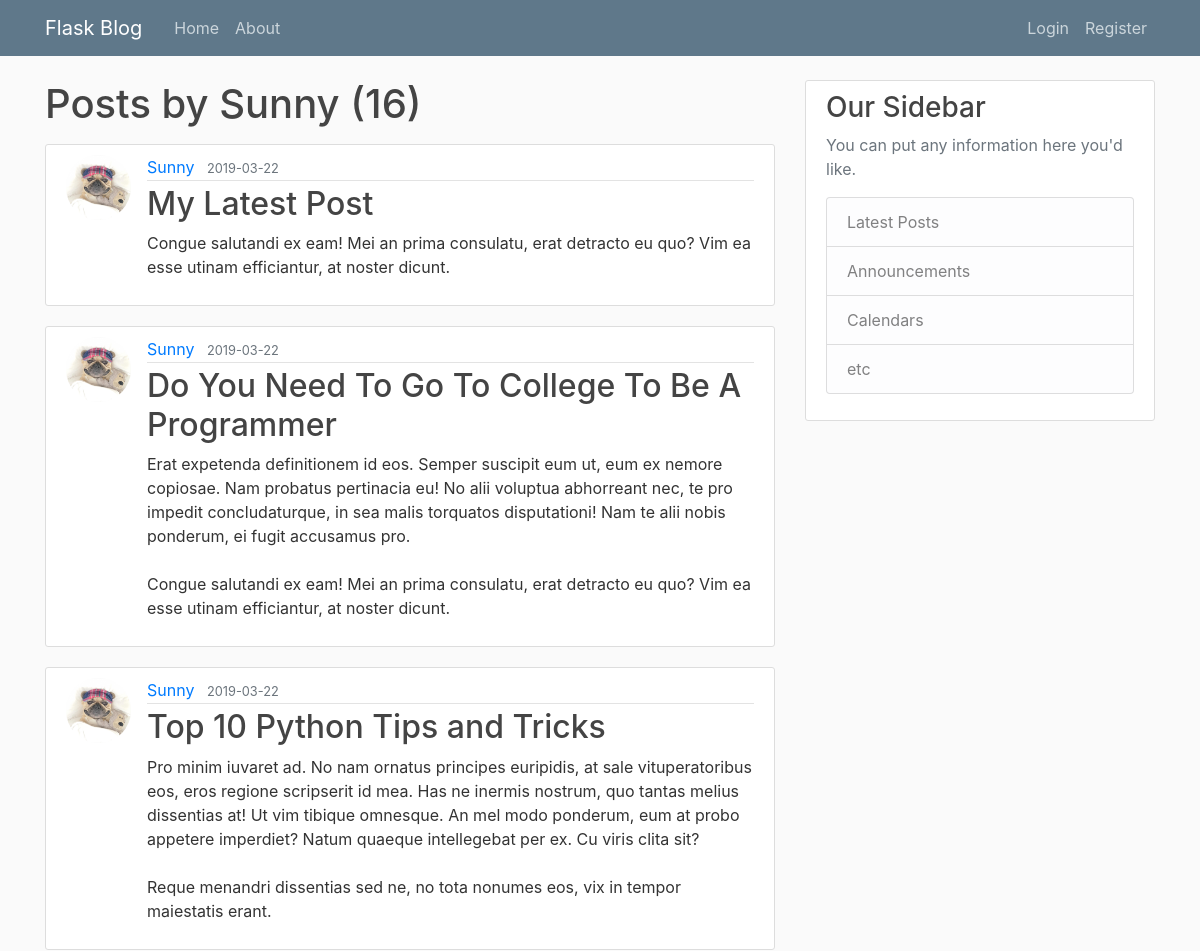
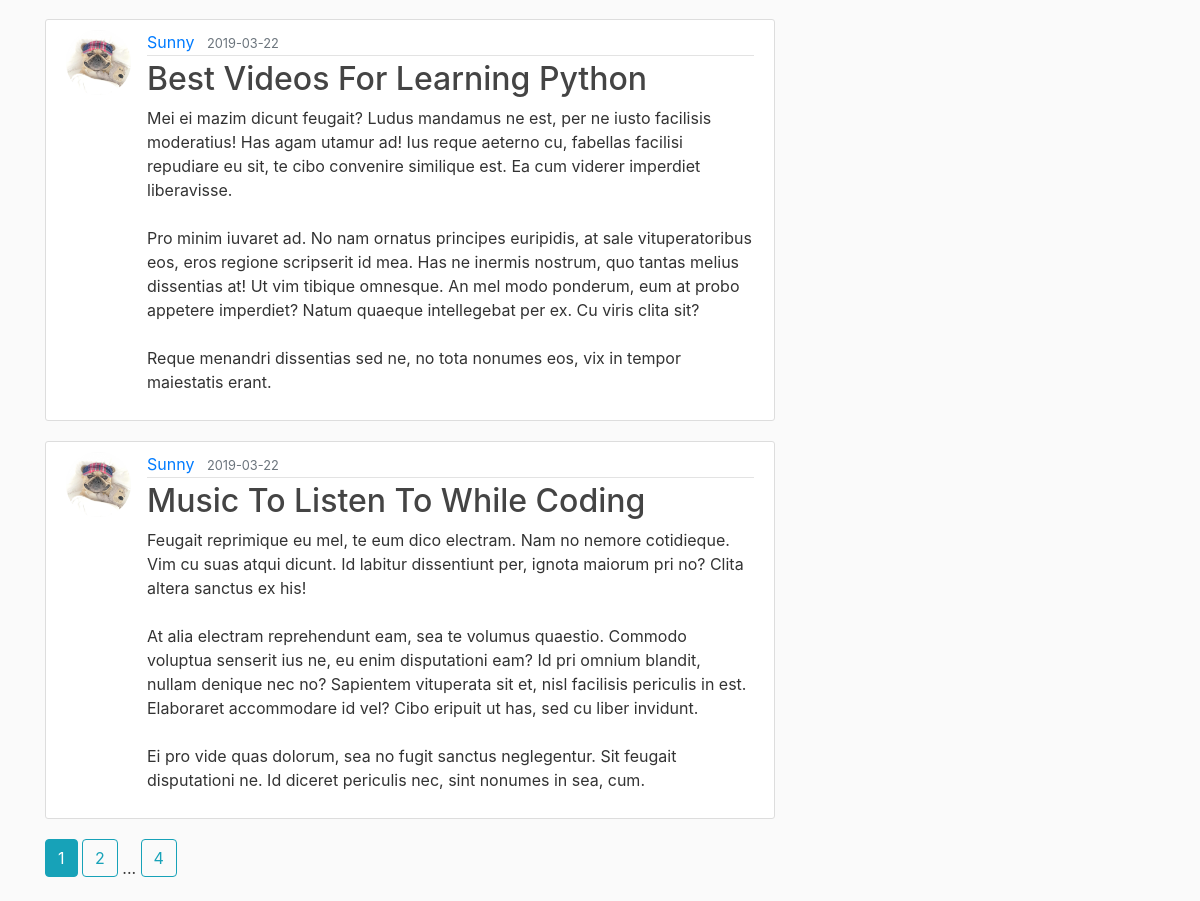
The page /user/Sunny on the database its author committed (2 pictures, top to bottom).
### flaskblog/models.py (models this page shows, shortened)
class User(db.Model, UserMixin):
    id = db.Column(db.Integer, primary_key=True)
    username = db.Column(db.String(20), unique=True, nullable=False)
    email = db.Column(db.String(120), unique=True, nullable=False)
    image_file = db.Column(db.String(20), nullable=False, default='default.jpg')
    password = db.Column(db.String(60), nullable=False)
    posts = db.relationship('Post', backref='author', lazy=True)

class Post(db.Model):
    id = db.Column(db.Integer, primary_key=True)
    title = db.Column(db.String(100), nullable=False)
    date_posted = db.Column(db.DateTime, nullable=False, default=datetime.utcnow)
    content = db.Column(db.Text, nullable=False)
    user_id = db.Column(db.Integer, db.ForeignKey('user.id'), nullable=False)

### flaskblog/routes.py (the view)
@app.route("/user/<string:username>")
def user_posts(username):
    page = request.args.get('page', 1, type=int)
    user = User.query.filter_by(username=username).first_or_404()
    posts = Post.query.filter_by(author=user)\
        .order_by(Post.date_posted.desc())\
        .paginate(page=page, per_page=5)
    return render_template('user_posts.html', posts=posts, user=user)

### flaskblog/templates/user_posts.html
{% extends "layout.html" %}
{% block content %}
  <h1 class="mb-3">Posts by {{ user.username }} ({{ posts.total }})</h1>
	{% for post in posts.items %}
		<article class="media content-section">
      <img class="rounded-circle article-img" src="{{ url_for('static', filename='profile_pics/' + post.author.image_file) }}">
      <div class="media-body">
        <div class="article-metadata">
          <a class="mr-2" href="{{ url_for('user_posts', username=post.author.username) }}">{{ post.author.username }}</a>
          <small class="text-muted">{{ post.date_posted.strftime('%Y-%m-%d') }}</small>
        </div>
        <h2><a class="article-title" href="{{ url_for('post', post_id=post.id) }}">{{ post.title }}</a></h2>
        <p class="article-content">{{ post.content }}</p>
      </div>
    </article>
	{% endfor %}
  {% for page_num in posts.iter_pages(left_edge = 1, right_edge = 1, left_current = 1, right_current = 2) %}
    {% if page_num %}
      {% if posts.page == page_num %}
        <a class="btn btn-info mb-4" href="{{ url_for('user_posts', username=user.username, page=page_num) }}">{{ page_num }}</a>
      {% else %}
        <a class="btn btn-outline-info mb-4" href="{{ url_for('user_posts', username=user.username, page=page_num) }}">{{ page_num }}</a>
      {% endif %}
    {% else %}
      ...
    {% endif %}
  {% endfor %}
{% endblock content %}

### flaskblog/static/main.css (style rules this page uses)
body { background: #fafafa; color: #333333; margin-top: 5rem; }
h1, h2, h3, h4, h5, h6 { color: #444444; }
.content-section { background: #ffffff; padding: 10px 20px; border: 1px solid #dddddd; border-radius: 3px; margin-bottom: 20px; }
.article-title { color: #444444; }
.article-content { white-space: pre-line; }
.article-img { height: 65px; width: 65px; margin-right: 16px; }
.article-metadata { padding-bottom: 1px; margin-bottom: 4px; border-bottom: 1px solid #e3e3e3 }

### rows shown on the page
User: username "Sunny"
Post: image_file (picture), author.username "Sunny", date_posted "2019-03-22", title "My Latest Post", content "Congue salutandi ex eam! Mei an prima consulatu, erat detracto eu quo? Vim ea esse utinam efficiantur, at noster dicunt."
Post: image_file (picture), author.username "Sunny", date_posted "2019-03-22", title "Do You Need To Go To College To Be A Programmer", content "Erat expetenda definitionem id eos. Semper suscipit eum ut, eum ex nemore copiosae. Nam probatus pertinacia eu! No alii voluptua abhorreant nec, te pro impedit concludaturque, in sea malis torquatos disputationi! Nam te alii nobis ponderum, ei fugit accusamus pro. Congue salutandi ex eam! Mei an prima consulatu, erat detracto eu quo? Vim ea esse utinam efficiantur, at noster dicunt."
Post: image_file (picture), author.username "Sunny", date_posted "2019-03-22", title "Top 10 Python Tips and Tricks", content "Pro minim iuvaret ad. No nam ornatus principes euripidis, at sale vituperatoribus eos, eros regione scripserit id mea. Has ne inermis nostrum, quo tantas melius dissentias at! Ut vim tibique omnesque. An mel modo ponderum, eum at probo appetere imperdiet? Natum quaeque intellegebat per ex. Cu viris clita sit? Reque menandri dissentias sed ne, no tota nonumes eos, vix in tempor maiestatis erant."
Post: image_file (picture), author.username "Sunny", date_posted "2019-03-22", title "Best Videos For Learning Python", content "Mei ei mazim dicunt feugait? Ludus mandamus ne est, per ne iusto facilisis moderatius! Has agam utamur ad! Ius reque aeterno cu, fabellas facilisi repudiare eu sit, te cibo convenire similique est. Ea cum viderer imperdiet liberavisse. Pro minim iuvaret ad. No nam ornatus principes euripidis, at sale vituperatoribus eos, eros regione scripserit id mea. Has ne inermis nostrum, quo tantas melius dissentias at! Ut vim tibique omnesque. An mel modo ponderum, eum at probo appetere imperdiet? Natum quaeque intellegebat per ex. Cu viris clita sit? Reque menandri dissentias sed ne, no tota nonumes eos, vix in tempor maiestatis erant."
Post: image_file (picture), author.username "Sunny", date_posted "2019-03-22", title "Music To Listen To While Coding", content "Feugait reprimique eu mel, te eum dico electram. Nam no nemore cotidieque. Vim cu suas atqui dicunt. Id labitur dissentiunt per, ignota maiorum pri no? Clita altera sanctus ex his! At alia electram reprehendunt eam, sea te volumus quaestio. Commodo voluptua senserit ius ne, eu enim disputationi eam? Id pri omnium blandit, nullam denique nec no? Sapientem vituperata sit et, nisl facilisis periculis in est. Elaboraret accommodare id vel? Cibo eripuit ut has, sed cu liber invidunt. Ei pro vide quas dolorum, sea no fugit sanctus neglegentur. Sit feugait disputationi ne. Id diceret periculis nec, sint nonumes in sea, cum."

### other values the page prints
{{ posts.total }} "16"
{{ page_num }} "1"
{{ page_num }} "2" "4"
